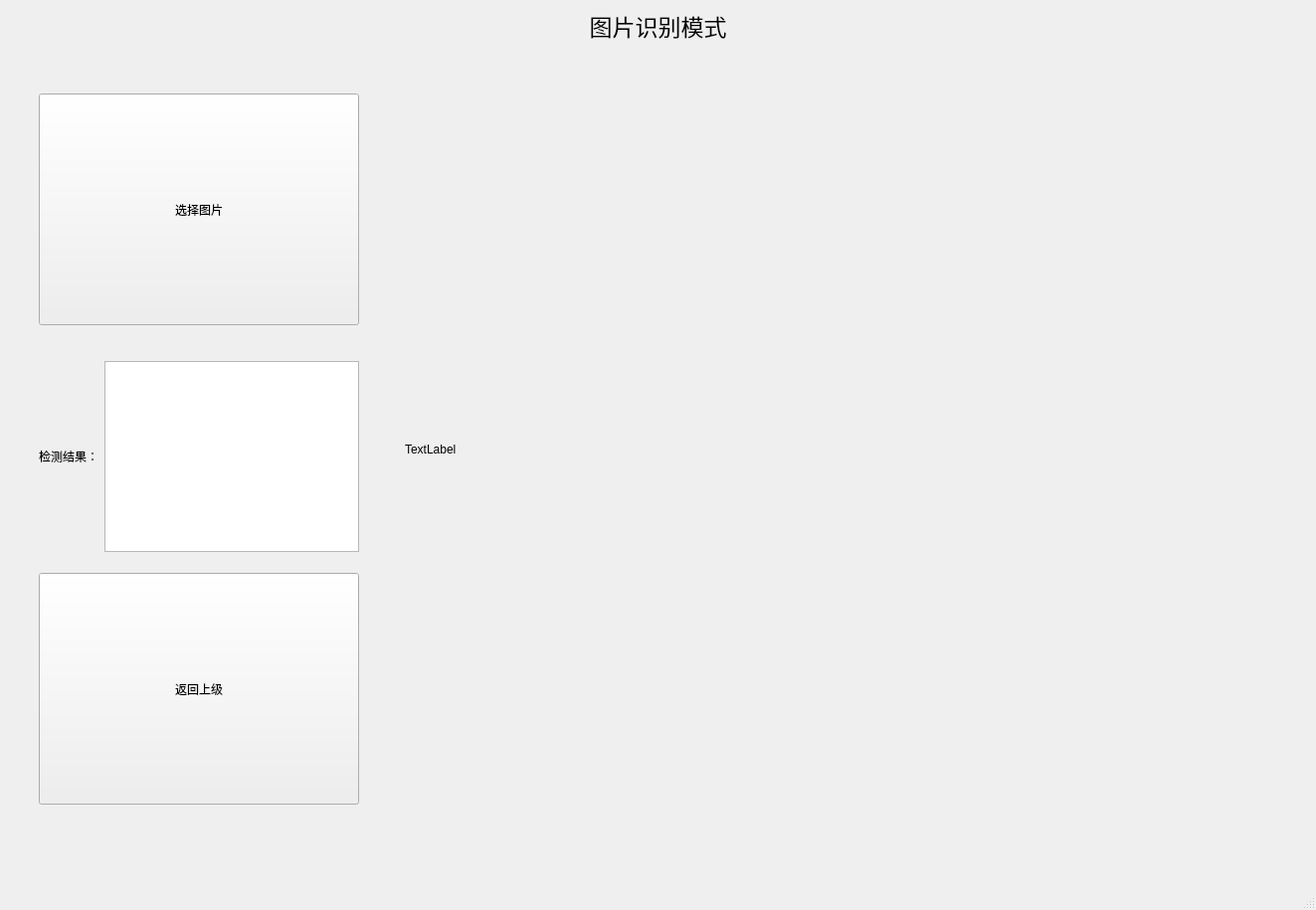
<?xml version="1.0" encoding="UTF-8"?>
<ui version="4.0">
 <class>MainWindow</class>
 <widget class="QMainWindow" name="MainWindow">
  <property name="geometry">
   <rect>
    <x>0</x>
    <y>0</y>
    <width>1323</width>
    <height>915</height>
   </rect>
  </property>
  <property name="windowTitle">
   <string>MainWindow</string>
  </property>
  <widget class="QWidget" name="centralwidget">
   <layout class="QGridLayout" name="gridLayout">
    <item row="1" column="3">
     <spacer name="horizontalSpacer_3">
      <property name="orientation">
       <enum>Qt::Horizontal</enum>
      </property>
      <property name="sizeType">
       <enum>QSizePolicy::Fixed</enum>
      </property>
      <property name="sizeHint" stdset="0">
       <size>
        <width>30</width>
        <height>20</height>
       </size>
      </property>
     </spacer>
    </item>
    <item row="1" column="0">
     <spacer name="horizontalSpacer_2">
      <property name="orientation">
       <enum>Qt::Horizontal</enum>
      </property>
      <property name="sizeType">
       <enum>QSizePolicy::Fixed</enum>
      </property>
      <property name="sizeHint" stdset="0">
       <size>
        <width>30</width>
        <height>20</height>
       </size>
      </property>
     </spacer>
    </item>
    <item row="2" column="2">
     <spacer name="verticalSpacer_6">
      <property name="orientation">
       <enum>Qt::Vertical</enum>
      </property>
      <property name="sizeType">
       <enum>QSizePolicy::Fixed</enum>
      </property>
      <property name="sizeHint" stdset="0">
       <size>
        <width>20</width>
        <height>30</height>
       </size>
      </property>
     </spacer>
    </item>
    <item row="1" column="1" colspan="2">
     <layout class="QHBoxLayout" name="horizontalLayout_3">
      <item>
       <layout class="QVBoxLayout" name="verticalLayout">
        <item>
         <spacer name="verticalSpacer_3">
          <property name="orientation">
           <enum>Qt::Vertical</enum>
          </property>
          <property name="sizeHint" stdset="0">
           <size>
            <width>20</width>
            <height>45</height>
           </size>
          </property>
         </spacer>
        </item>
        <item>
         <widget class="QPushButton" name="selectImageButton">
          <property name="sizePolicy">
           <sizepolicy hsizetype="Minimum" vsizetype="Preferred">
            <horstretch>0</horstretch>
            <verstretch>5</verstretch>
           </sizepolicy>
          </property>
          <property name="text">
           <string>选择图片</string>
          </property>
         </widget>
        </item>
        <item>
         <spacer name="verticalSpacer">
          <property name="orientation">
           <enum>Qt::Vertical</enum>
          </property>
          <property name="sizeType">
           <enum>QSizePolicy::Preferred</enum>
          </property>
          <property name="sizeHint" stdset="0">
           <size>
            <width>20</width>
            <height>30</height>
           </size>
          </property>
         </spacer>
        </item>
        <item>
         <layout class="QHBoxLayout" name="horizontalLayout">
          <item>
           <widget class="QLabel" name="label_2">
            <property name="text">
             <string>检测结果：</string>
            </property>
           </widget>
          </item>
          <item>
           <widget class="QListWidget" name="detectResultListImg"/>
          </item>
         </layout>
        </item>
        <item>
         <spacer name="verticalSpacer_2">
          <property name="orientation">
           <enum>Qt::Vertical</enum>
          </property>
          <property name="sizeType">
           <enum>QSizePolicy::Preferred</enum>
          </property>
          <property name="sizeHint" stdset="0">
           <size>
            <width>20</width>
            <height>15</height>
           </size>
          </property>
         </spacer>
        </item>
        <item>
         <widget class="QPushButton" name="returnButtonImg">
          <property name="sizePolicy">
           <sizepolicy hsizetype="Minimum" vsizetype="Preferred">
            <horstretch>0</horstretch>
            <verstretch>5</verstretch>
           </sizepolicy>
          </property>
          <property name="text">
           <string>返回上级</string>
          </property>
         </widget>
        </item>
        <item>
         <spacer name="verticalSpacer_4">
          <property name="orientation">
           <enum>Qt::Vertical</enum>
          </property>
          <property name="sizeHint" stdset="0">
           <size>
            <width>20</width>
            <height>45</height>
           </size>
          </property>
         </spacer>
        </item>
       </layout>
      </item>
      <item>
       <spacer name="horizontalSpacer">
        <property name="orientation">
         <enum>Qt::Horizontal</enum>
        </property>
        <property name="sizeHint" stdset="0">
         <size>
          <width>40</width>
          <height>20</height>
         </size>
        </property>
       </spacer>
      </item>
      <item>
       <widget class="QLabel" name="imageLabel">
        <property name="sizePolicy">
         <sizepolicy hsizetype="Preferred" vsizetype="Preferred">
          <horstretch>50</horstretch>
          <verstretch>0</verstretch>
         </sizepolicy>
        </property>
        <property name="text">
         <string>TextLabel</string>
        </property>
       </widget>
      </item>
     </layout>
    </item>
    <item row="0" column="1" colspan="2">
     <widget class="QLabel" name="label_3">
      <property name="font">
       <font>
        <family>幼圆</family>
        <pointsize>17</pointsize>
       </font>
      </property>
      <property name="text">
       <string>图片识别模式</string>
      </property>
      <property name="alignment">
       <set>Qt::AlignCenter</set>
      </property>
     </widget>
    </item>
   </layout>
  </widget>
  <widget class="QMenuBar" name="menubar">
   <property name="geometry">
    <rect>
     <x>0</x>
     <y>0</y>
     <width>1323</width>
     <height>26</height>
    </rect>
   </property>
  </widget>
  <widget class="QStatusBar" name="statusbar"/>
 </widget>
 <resources/>
 <connections/>
</ui>
